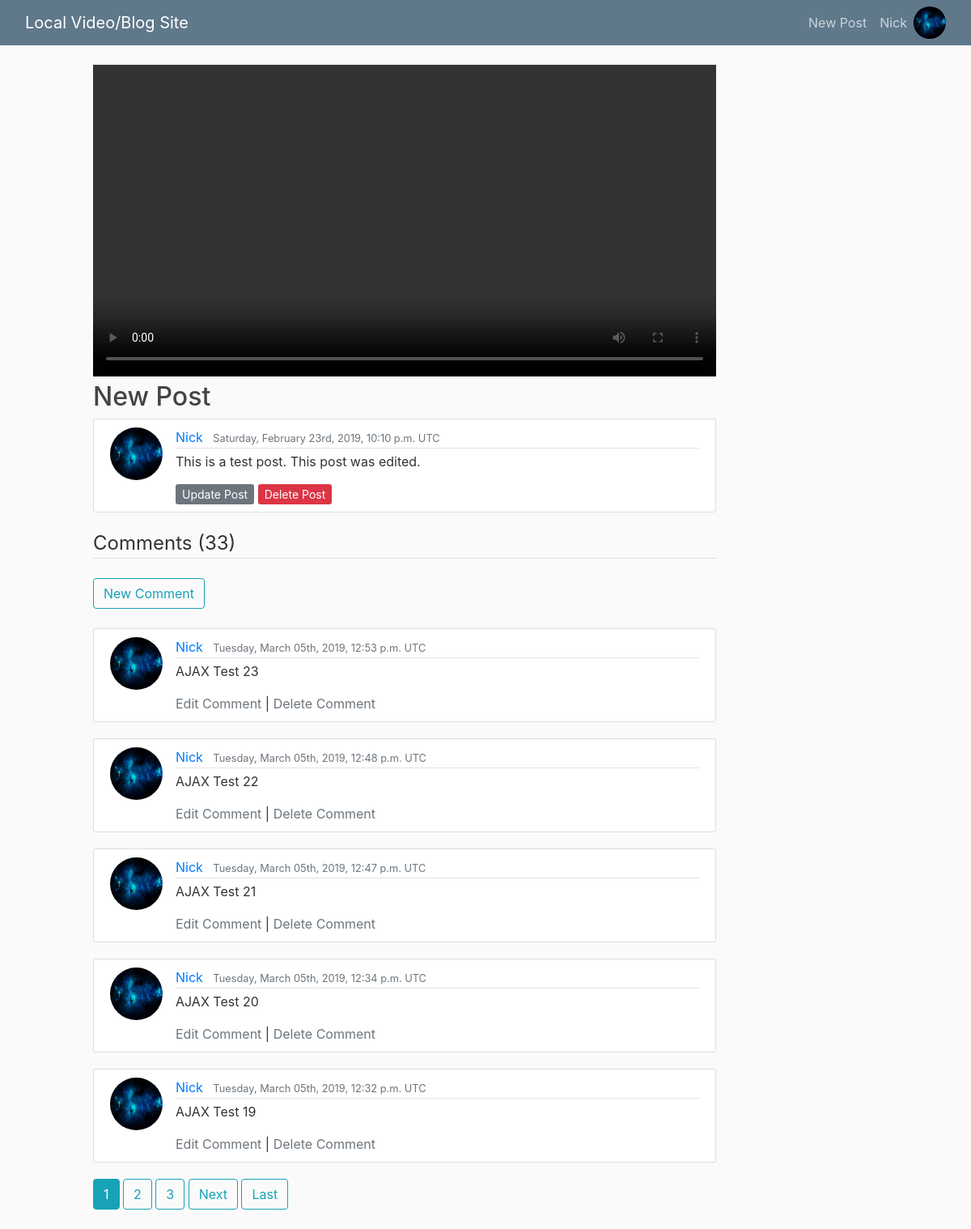
/posts/3/ (signed in), run on an earlier commit of the app's database.
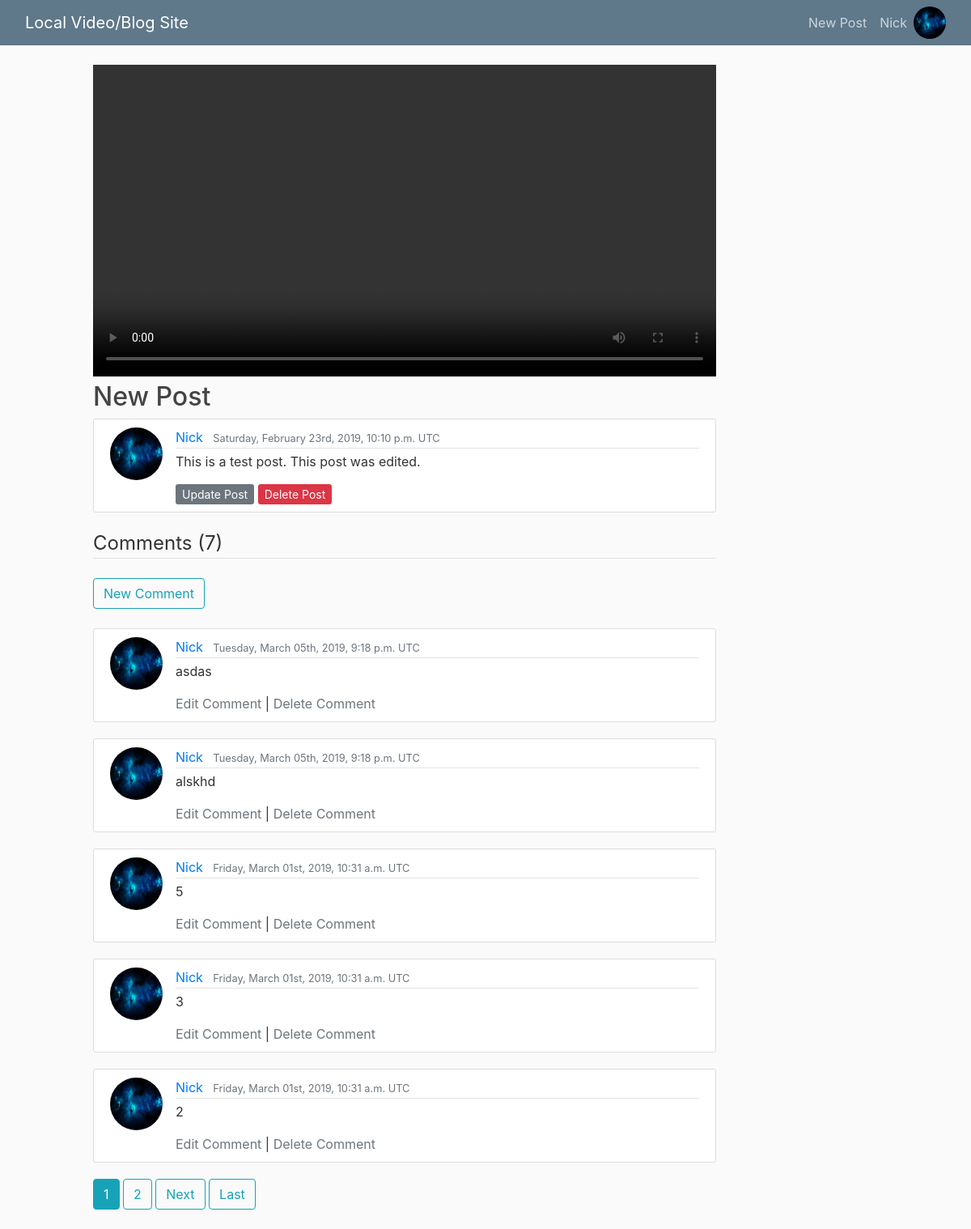
And on a later commit of the database.
### users/models.py (models this page shows, shortened)
class CustomUser(AbstractUser):
  user_ip = models.GenericIPAddressField(blank=True, null=True, unique=True)
  password = models.GenericIPAddressField(blank=True, null=True)

class Profile(models.Model):
  user = models.OneToOneField(get_user_model(), on_delete=models.CASCADE) # Cascade removes profile if user is deleted
  image = models.ImageField(default='default.jpg', upload_to='profile_pics')

### posts/models.py (models this page shows, shortened)
class Post(models.Model):
  title = models.CharField(max_length=100)
  content = models.TextField()
  date_posted = models.DateTimeField(default=timezone.now) # passing in function for timezone
  author = models.ForeignKey(get_user_model(), on_delete=models.CASCADE) # CASCADE will delete post if user is deleted
  video = models.FileField(blank=True, null=True, upload_to='videos/%Y/%m/%d/',
                           validators=[FileExtensionValidator(allowed_extensions=['mp4', 'ogb', 'webm'])])
  video_thumbnail = models.ImageField(blank=True, default='default_thumbnail.jpg', upload_to='thumbnails/%Y/%m/%d/')

class Comment(models.Model):
  post = models.ForeignKey(Post, on_delete=models.CASCADE)
  author = models.ForeignKey(get_user_model(), on_delete=models.CASCADE)
  comment = models.TextField(verbose_name=u"")
  date_posted = models.DateTimeField(default=timezone.now)

### posts/views.py (the view, shortened to what this page needs)
# urls.py: path('<int:pk>/', PostDetailView.as_view(), name="post-detail"),
class PostDetailView(FormMixin, MultipleObjectMixin, DetailView):
  model = Post
  template_name = 'posts/post_detail.html'
  paginate_by = 5
  form_class = CommentCreationForm # Creation is the default
  form_classes = {'create' : CommentCreationForm,
                  'update' : CommentUpdateForm,
                  'delete' : CommentDeleteForm
                 }
  def get_context_data(self, **kwargs):
    object_list = Comment.objects.filter(post=self.get_object()).order_by('-date_posted')
    context = super(PostDetailView, self).get_context_data(object_list=object_list, **kwargs)
    context['comment_form'] = self.get_form(self.form_classes['create'])
    context['update_form'] = self.get_form(self.form_classes['update'])
    context['delete_form'] = self.get_form(self.form_classes['delete'])
    return context

### posts/templates/posts/post_detail.html (shortened to what this page needs)
{% extends "posts/base.html" %}
{% load crispy_forms_tags %}
{% block video %}
<div class="row">
  <div class="col-md-1"></div>
  <div class="col-md-8">
    {% if object.video %}
      <video name="{{ object.video }}" controls width='100%'>
        <source src="{{ object.video.url }}"></source>
      </video>
    {% endif %}
    <h2 class="article-title">{{ object.title }}</h2>
    <article class="media content-section">
      <img class="rounded-circle article-img" src="{{ object.author.profile.image.url }}">
      <div class="media-body">
        <div class="article-metadata">
          <a class="mr-2" href="{% url 'user-posts' object.author.username %}">{{ object.author }}</a>
          <small class="text-muted">{{ object.date_posted|date:"l, F dS, Y, P T" }}</small>
        </div>
        <p class="article-content break-words">{{ object.content }}</p>
        {% if object.author == user %}
        <div>
          <a class="btn-secondary btn-sm mt-1 mb-1" href="{% url 'post-update' object.id %}">Update Post</a>
          <a class="btn-danger btn-sm mt-1 mb-1" href="{% url 'post-delete' object.id %}">Delete Post</a>
        </div>
        {% endif %}
      </div>
    </article>
    <div id="comment-list" data-url="{% url 'comment-page' object.id %}">
      <div class="row">
        <div class="col-md-12">
            <legend class="border-bottom mb-4">Comments ({{ page_obj.paginator.count }}) </legend>
        </div>
      </div>
        <div id='newcomment-toggle-button1'>
          <button class="btn btn-outline-info" onclick="hideToggleDual('newcomment-toggle-button1','newcomment-toggle-button2')">New Comment</button>
        </div>
      <div class="row">
        <div class="col-md-12">
        </div>
      </div>
      {% include 'posts/comment_page.html' %}
    </div>
  </div>
</div>
{% endblock video %}

### posts/templates/posts/base.html (shortened to what this page needs)
{% extends "posts/shell.html" %}
{% block body %}
    <header class="site-header">
      <nav class="navbar navbar-expand-md navbar-dark bg-steel fixed-top">
        <div class="container-fluid">
          <a class="navbar-brand mr-4" href="/">Local Video/Blog Site</a>
          <div class="collapse navbar-collapse" id="navbarToggle">
            <div class="navbar-nav">
              {% if user.is_authenticated %}
                <a class="nav-item nav-link" href="{% url 'post-create' %}">New Post</a>
                <a class="nav-item nav-link" href="{% url 'profile' %}">{{ user }}</a>
                <a href="{% url 'profile' %}">
                  <img src="{{ user.profile.image.url }}" width="40" height="40" class="rounded-circle">
                </a>
              {% else %}
                <a class="nav-item nav-link" href="{% url 'login' %}">Login</a>
                <a class="nav-item nav-link" href="{% url 'register' %}">Register</a>
              {% endif %}
            </div>
          </div>
        </div>
      </nav>
    </header>
    <main role="main" class="container-fluid">
      {% block video %}{% endblock %}
    </main>
{% endblock body %}

### posts/templates/posts/shell.html (shortened to what this page needs)
{% load static %}
<!DOCTYPE html>
<html>
  <head>
    <link rel="stylesheet" href="{% static 'css/bootstrap.css' %}">
    <link rel="stylesheet" type="text/css" href="{% static 'posts/main.css' %}">
  </head>
  <body>
    {% block body %}{% endblock %}
  </body>
</html>

### posts/templates/posts/comment_page.html (shortened to what this page needs)
{% load crispy_forms_tags %}
{% for com in object_list %}
  <article class="media content-section">
    <img class="rounded-circle article-img" src="{{ com.author.profile.image.url }}">
    <div class="media-body">
      <div class="article-metadata">
        <a class="mr-2" href="{% url 'user-posts' com.author.username %}">{{ com.author }}</a>
        <small class="text-muted">{{ com.date_posted|date:"l, F dS, Y, P T" }}</small>
      </div>
      <p class="break-words">{{ com.comment }}</p>
      {% if com.author == user %}
      <div id='changecomment-toggle-button-{{ com.id }}'>
        <a class="text-muted" type="button" onclick="hideToggleDual('changecomment-toggle-button-{{ com.id }}','updatecomment-toggle-button-{{ com.id }}')">Edit Comment</a>
        |
        <a class="text-muted" type="button" onclick="hideToggleDual('changecomment-toggle-button-{{ com.id }}','deletecomment-toggle-button-{{ com.id }}')">Delete Comment</a>
      </div>
      {% endif %}
    </div>
  </article>
  {% endfor %}
  {% if is_paginated %}
  <span class="comment-pagination">
    {% for num in page_obj.paginator.page_range %}
      {% if page_obj.number == num %}
        <a class="btn btn-info mb-4 pag-button" name='page' value='{{ num }}' href="?page={{ num }}">{{ num }}</a>
      {% elif num > page_obj.number|add:'-3' and num < page_obj.number|add:'3' %}
        <a class="btn btn-outline-info mb-4 pag-button" name='page' value='{{ num }}' href="?page={{ num }}">{{ num }}</a>
      {% endif %}
    {% endfor %}
    {% if page_obj.has_next %}
      <a class="btn btn-outline-info mb-4 pag-button" name='page' value='{{ page_obj.next_page_number }}' href="?page={{ page_obj.next_page_number }}">Next</a>
      <a class="btn btn-outline-info mb-4 pag-button" name='page' value='{{ page_obj.paginator.num_pages }}' href="?page={{ page_obj.paginator.num_pages }}">Last</a>
    {% endif %}
  </span>
  {% endif %}

### posts/static/posts/main.css (style rules this page uses)
body { background: #fafafa; color: #333333; margin-top: 5rem; }
h1, h2, h3, h4, h5, h6 { color: #444444; }
.bg-steel { background-color: #5f788a; }
.site-header .navbar-nav .nav-link { color: #cbd5db; }
.content-section { background: #ffffff; padding: 10px 20px; border: 1px solid #dddddd; border-radius: 3px; margin-bottom: 20px; }
.article-title { color: #444444; }
.article-content { white-space: pre-line; }
.article-img { height: 65px; width: 65px; margin-right: 16px; }
.article-metadata { padding-bottom: 1px; margin-bottom: 4px; border-bottom: 1px solid #e3e3e3 }
p.break-words { word-break: break-all; }

What changed in the data, as far as the page shows it:
removed Comment: author.profile.image (picture), author "Nick", date_posted "Tuesday, March 05th, 2019, 12:53 p.m. UTC", comment "AJAX Test 23"
removed Comment: author.profile.image (picture), author "Nick", date_posted "Tuesday, March 05th, 2019, 12:48 p.m. UTC", comment "AJAX Test 22"
removed Comment: author.profile.image (picture), author "Nick", date_posted "Tuesday, March 05th, 2019, 12:47 p.m. UTC", comment "AJAX Test 21"
removed Comment: author.profile.image (picture), author "Nick", date_posted "Tuesday, March 05th, 2019, 12:34 p.m. UTC", comment "AJAX Test 20"
removed Comment: author.profile.image (picture), author "Nick", date_posted "Tuesday, March 05th, 2019, 12:32 p.m. UTC", comment "AJAX Test 19"
added Comment: author.profile.image (picture), author "Nick", date_posted "Tuesday, March 05th, 2019, 9:18 p.m. UTC", comment "asdas"
added Comment: author.profile.image (picture), author "Nick", date_posted "Tuesday, March 05th, 2019, 9:18 p.m. UTC", comment "alskhd"
now on this page (row unchanged): Comment: author.profile.image (picture), author "Nick", date_posted "Friday, March 01st, 2019, 10:31 a.m. UTC", comment "5"
now on this page (row unchanged): Comment: author.profile.image (picture), author "Nick", date_posted "Friday, March 01st, 2019, 10:31 a.m. UTC", comment "3"
now on this page (row unchanged): Comment: author.profile.image (picture), author "Nick", date_posted "Friday, March 01st, 2019, 10:31 a.m. UTC", comment "2"
Also different on the page:
{{ page_obj.paginator.count }}: "33" → "7"
list line gone: "3"
